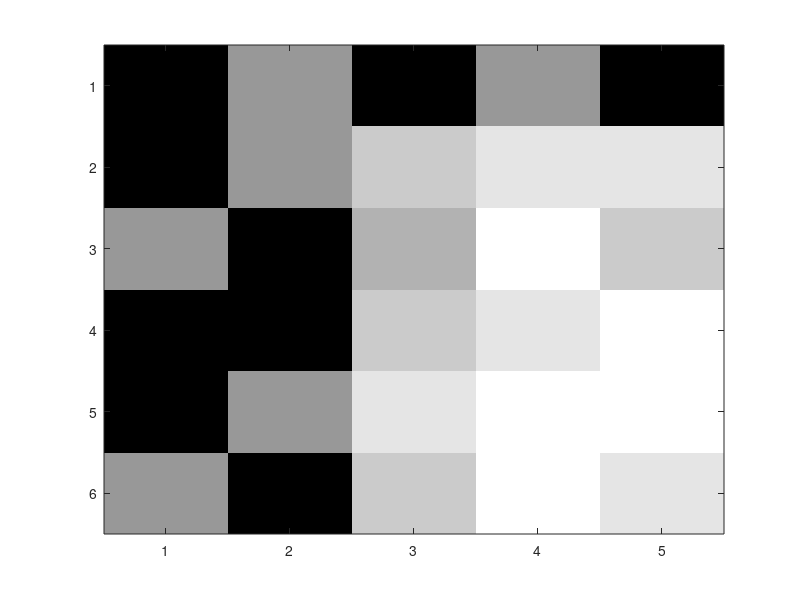

The MATLAB source for this figure:
contrast=linspace(0,1,5);
size=2:2:12;

nc=[5 6 5 6 4 ;
    4 6 8 9 9 ;
    6 5 7 10 8 ;
    3 5 8 9 10 ;
    5 6 9 10 10 ;
    6 5 8 10 9];

image( contrast, size, nc);
colormap(gray(10))
xlabel('contrast');
ylabel('size')

set(gca, 'XTick',contrast)
set(gca, 'XTickLabel', contrast)

pc=100*nc/10;
image(pc)
pcmap=colormap(gray(100));
pcmap(1:50,:)=0;
colormap(pcmap)
